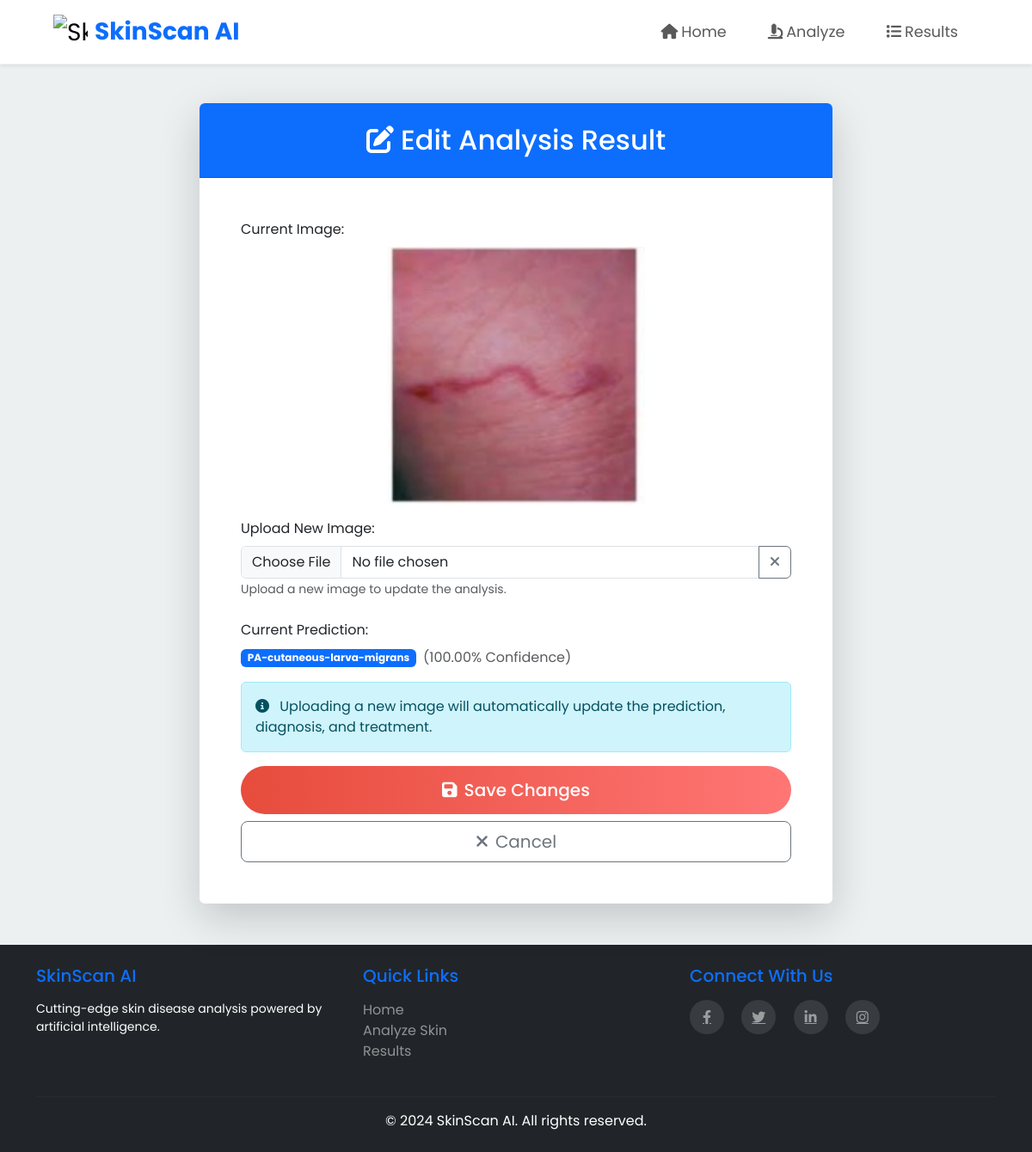
Page /predictions/result/16/edit/ on the committed database.
### predictions/models.py (models this page shows, shortened)
class PredictionResult(models.Model):
    image = models.ImageField(upload_to='media/analyzed_images/')
    predicted_class = models.CharField(max_length=100)
    confidence = models.FloatField()
    created_at = models.DateTimeField(auto_now_add=True)
    diagnosis = models.TextField(default="No diagnosis available")  # Add default here
    treatment = models.TextField(default="No treatment available")

### predictions/views.py (the view)
# urls.py: path('result/<int:pk>/edit/', views.result_edit, name='result_edit'),
def result_edit(request, pk):
    result = get_object_or_404(PredictionResult, pk=pk)
    if request.method == 'POST':
        form = PredictionResultForm(request.POST, request.FILES, instance=result)
        if form.is_valid():
            if 'image' in request.FILES:
                new_image = request.FILES['image']
                fs = FileSystemStorage(location='media/analyzed_images/')
                filename = fs.save(new_image.name, new_image)
                uploaded_file_url = fs.url(filename)
                image_path = os.path.join('media/analyzed_images', filename)
                predicted_class, confidence = predict_image(image_path)
                result.image = 'analyzed_images/' + filename
                result.predicted_class = predicted_class
                result.confidence = confidence * 100
                result.diagnosis = get_diagnosis(predicted_class)
                result.treatment = get_treatment(predicted_class)
            result.save()
            if request.headers.get('X-Requested-With') == 'XMLHttpRequest':
                return JsonResponse({'status': 'success'})
            messages.success(request, 'Changes saved successfully!')
            return redirect('result_detail', pk=pk)
    else:
        form = PredictionResultForm(instance=result)
    return render(request, 'predictions/result_edit.html', {'form': form, 'result': result})

### predictions/forms.py
class PredictionResultForm(forms.ModelForm):
    image = forms.ImageField(required=False)
    predicted_class = forms.CharField(required=False)
    confidence = forms.FloatField(required=False)
    class Meta:
        model = PredictionResult
        fields = ['image', 'predicted_class', 'confidence']

### predictions/templates/predictions/result_edit.html (shortened to what this page needs)
{% extends 'predictions/base.html' %}
{% load static %}
{% block content %}
<div class="container-fluid py-5 bg-gradient-primary-to-secondary">
    <div class="container">
        <div class="row justify-content-center">
            <div class="col-lg-8">
                <div class="card shadow-lg border-0 rounded-lg overflow-hidden">
                    <div class="card-header bg-primary text-white p-4">
                        <h2 class="mb-0 text-center">
                            <i class="fas fa-edit me-2"></i>Edit Analysis Result
                        </h2>
                    </div>
                    <div class="card-body p-5">
                        <form method="post" enctype="multipart/form-data" id="editForm">
                            <div class="mb-4">
                                <label class="form-label">Current Image:</label>
                                <div class="position-relative mb-3">
                                    {% if result.image %}
                                        <div class="image-preview-container" style="max-height: 300px; overflow: hidden;">
                                            <img
                                                src="{{ result.image.url }}"
                                                alt="Current Image"
                                                class="img-fluid rounded-lg shadow-sm w-100"
                                                style="object-fit: contain; height: 300px; width: 100%;"
                                                id="currentImage"
                                            >
                                        </div>
                                    {% else %}
                                        <div class="no-image-placeholder rounded-lg bg-light d-flex align-items-center justify-content-center"
                                             style="height: 300px;">
                                            <i class="fas fa-image fa-3x text-muted"></i>
                                        </div>
                                    {% endif %}
                                </div>
                                <div class="mb-3">
                                    <label for="new_image" class="form-label">Upload New Image:</label>
                                    <div class="input-group">
                                        <input type="file" class="form-control" id="new_image" name="image" accept="image/*" onchange="previewImage(this)">
                                        <button type="button" class="btn btn-outline-secondary" onclick="document.getElementById('new_image').value = ''">
                                            <i class="fas fa-times"></i>
                                        </button>
                                    </div>
                                    <small class="text-muted">Upload a new image to update the analysis.</small>
                                </div>
                            </div>
                            <div class="mb-3">
                                <label class="form-label">Current Prediction:</label>
                                <div class="d-flex align-items-center">
                                    <span class="badge bg-primary me-2">{{ result.predicted_class }}</span>
                                    <span class="text-muted">({{ result.confidence|floatformat:2 }}% Confidence)</span>
                                </div>
                            </div>
                            <div class="alert alert-info" role="alert">
                                <i class="fas fa-info-circle me-2"></i>
                                Uploading a new image will automatically update the prediction, diagnosis, and treatment.
                            </div>
                            <div class="d-grid gap-2">
                                <button type="submit" class="btn btn-primary btn-lg">
                                    <i class="fas fa-save me-2"></i><span>Save Changes</span>
                                </button>
                                <a href="{% url 'result_detail' result.pk %}" class="btn btn-outline-secondary btn-lg">
                                    <i class="fas fa-times me-2"></i>Cancel
                                </a>
                            </div>
                        </form>
                    </div>
                </div>
            </div>
        </div>
    </div>
</div>
{% endblock %}

### predictions/static/css/style.css (style rules this page uses)
:root { --primary-gradient-start: #3498db; --primary-gradient-end: #2ecc71; --accent: #e74c3c; --dark: #2c3e50; --light: #ecf0f1; --white: #ffffff; --text-primary: #2c3e50; --text-secondary: #7f8c8d; --success: #27ae60; --warning: #f1c40f; --danger: #c0392b; }
body { font-family: 'Poppins', sans-serif; color: var(--text-primary); background-color: var(--light); }
.btn-primary { background: linear-gradient(to right, var(--accent), #ff7675); border: none; padding: 0.8rem 2rem; border-radius: 50px; font-weight: 500; transition: transform 0.3s ease, box-shadow 0.3s ease; }

### rows in the picture
PredictionResult: image (picture), predicted_class "PA-cutaneous-larva-migrans", confidence "100.00"
